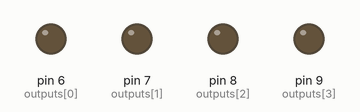
Recording of a sketch running on a simulated Arduino Uno, built with avr-gcc and run on an emulated ATmega328P. Shown: output pins drawn as LEDs (lit = HIGH).

Above: at 0.3 s.
At 1.5 s:
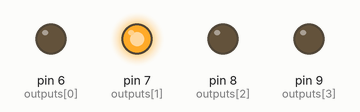
At 2.1 s:
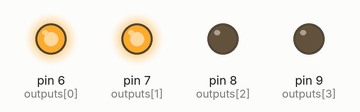
At 3.3 s:
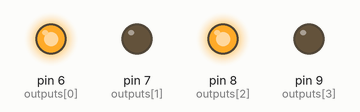
At 5.1 s:
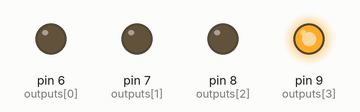
At 6.9 s:
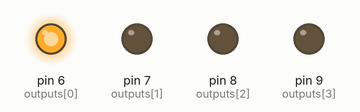
Timing chart, 0 to 7.8 s (numbered marks = the images above):
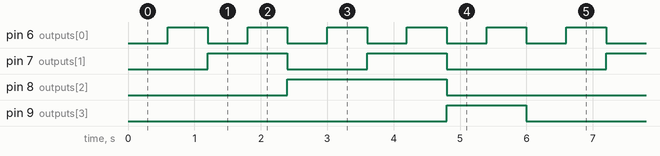

The sketch:

testBCDto7Segments_cuteDisplay-Counter.ino
```cpp
int outputs[4] = {6, 7, 8, 9}; // A,B,C,D inputs
int number = 0;
byte BCD[10][4] = {
  {0, 0, 0, 0},
  {1, 0, 0, 0},
  {0, 1, 0, 0},
  {1, 1, 0, 0},
  {0, 0, 1, 0},
  {1, 0, 1, 0},
  {0, 1, 1, 0},
  {1, 1, 1, 0},
  {0, 0, 0, 1},
  {1, 0, 0, 1},
}; //BCD code


void setup() {
  for (int i = 0; i < 4; i++) {
    pinMode(outputs[i], OUTPUT);
  }

  for (int anode = 0; anode < 4; anode++) {
    digitalWrite(outputs[anode], BCD[0][anode]);
  }

}

void loop() {

  for (int number = 0; number < 10; number++) {
    for (int anode = 0; anode < 4; anode++) {
      digitalWrite(outputs[anode], BCD[number][anode]);
    }
    delay(600);
  }

}
```

Measured:
- by itself, pin 6 (outputs[0]): alternates HIGH for 0.60 s and LOW for 0.60 s
- by itself, pin 7 (outputs[1]): repeats every 6.0 s: LOW 1.2 s, HIGH 1.2 s, LOW 2.4 s, HIGH 1.2 s
- by itself, pin 8 (outputs[2]): alternates HIGH for 2.4 s and LOW for 3.6 s
- by itself, pin 9 (outputs[3]): alternates HIGH for 1.2 s and LOW for 4.8 s
